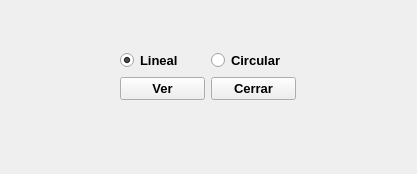
<?xml version="1.0" encoding="UTF-8"?>
<ui version="4.0">
 <class>angulocierre</class>
 <widget class="QWidget" name="angulocierre">
  <property name="geometry">
   <rect>
    <x>0</x>
    <y>0</y>
    <width>417</width>
    <height>174</height>
   </rect>
  </property>
  <property name="minimumSize">
   <size>
    <width>417</width>
    <height>174</height>
   </size>
  </property>
  <property name="maximumSize">
   <size>
    <width>417</width>
    <height>174</height>
   </size>
  </property>
  <property name="windowTitle">
   <string>Ángulos de cierre</string>
  </property>
  <widget class="QLabel" name="label">
   <property name="geometry">
    <rect>
     <x>3</x>
     <y>12</y>
     <width>411</width>
     <height>20</height>
    </rect>
   </property>
   <property name="font">
    <font>
     <family>Tahoma</family>
     <pointsize>10</pointsize>
     <weight>75</weight>
     <bold>true</bold>
    </font>
   </property>
   <property name="text">
    <string/>
   </property>
   <property name="alignment">
    <set>Qt::AlignCenter</set>
   </property>
  </widget>
  <widget class="QWidget" name="layoutWidget">
   <property name="geometry">
    <rect>
     <x>120</x>
     <y>50</y>
     <width>176</width>
     <height>52</height>
    </rect>
   </property>
   <layout class="QGridLayout" name="gridLayout">
    <item row="0" column="1">
     <widget class="QRadioButton" name="radioButton_2">
      <property name="font">
       <font>
        <family>Tahoma</family>
        <pointsize>10</pointsize>
        <weight>75</weight>
        <bold>true</bold>
       </font>
      </property>
      <property name="text">
       <string>Circular</string>
      </property>
     </widget>
    </item>
    <item row="0" column="0">
     <widget class="QRadioButton" name="radioButton">
      <property name="font">
       <font>
        <family>Tahoma</family>
        <pointsize>10</pointsize>
        <weight>75</weight>
        <bold>true</bold>
       </font>
      </property>
      <property name="text">
       <string>Lineal</string>
      </property>
      <property name="checked">
       <bool>true</bool>
      </property>
     </widget>
    </item>
    <item row="1" column="1">
     <widget class="QPushButton" name="pushButton_2">
      <property name="font">
       <font>
        <family>Tahoma</family>
        <pointsize>10</pointsize>
        <weight>75</weight>
        <bold>true</bold>
       </font>
      </property>
      <property name="styleSheet">
       <string notr="true"/>
      </property>
      <property name="text">
       <string>Cerrar</string>
      </property>
     </widget>
    </item>
    <item row="1" column="0">
     <widget class="QPushButton" name="pushButton">
      <property name="font">
       <font>
        <family>Tahoma</family>
        <pointsize>10</pointsize>
        <weight>75</weight>
        <bold>true</bold>
       </font>
      </property>
      <property name="styleSheet">
       <string notr="true"/>
      </property>
      <property name="text">
       <string>Ver</string>
      </property>
     </widget>
    </item>
   </layout>
  </widget>
  <widget class="QWidget" name="horizontalLayoutWidget">
   <property name="geometry">
    <rect>
     <x>4</x>
     <y>133</y>
     <width>411</width>
     <height>31</height>
    </rect>
   </property>
   <layout class="QHBoxLayout" name="layautBarra"/>
  </widget>
 </widget>
 <resources/>
 <connections/>
</ui>
